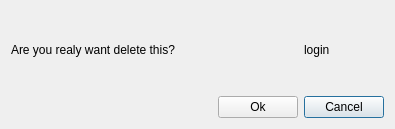
<?xml version="1.0" encoding="UTF-8"?>
<ui version="4.0">
 <class>AccountDeleteWindow</class>
 <widget class="QDialog" name="AccountDeleteWindow">
  <property name="geometry">
   <rect>
    <x>0</x>
    <y>0</y>
    <width>395</width>
    <height>129</height>
   </rect>
  </property>
  <property name="windowTitle">
   <string>Dialog</string>
  </property>
  <layout class="QGridLayout" name="gridLayout">
   <item row="2" column="2">
    <spacer name="verticalSpacer">
     <property name="orientation">
      <enum>Qt::Vertical</enum>
     </property>
     <property name="sizeHint" stdset="0">
      <size>
       <width>20</width>
       <height>40</height>
      </size>
     </property>
    </spacer>
   </item>
   <item row="1" column="2">
    <widget class="QLabel" name="l_login">
     <property name="text">
      <string>login</string>
     </property>
    </widget>
   </item>
   <item row="3" column="2">
    <widget class="QPushButton" name="btn_cancel">
     <property name="text">
      <string>Cancel</string>
     </property>
    </widget>
   </item>
   <item row="0" column="2">
    <spacer name="verticalSpacer_2">
     <property name="orientation">
      <enum>Qt::Vertical</enum>
     </property>
     <property name="sizeHint" stdset="0">
      <size>
       <width>20</width>
       <height>40</height>
      </size>
     </property>
    </spacer>
   </item>
   <item row="3" column="1">
    <widget class="QPushButton" name="btn_ok">
     <property name="text">
      <string>Ok</string>
     </property>
    </widget>
   </item>
   <item row="3" column="0">
    <spacer name="horizontalSpacer">
     <property name="orientation">
      <enum>Qt::Horizontal</enum>
     </property>
     <property name="sizeHint" stdset="0">
      <size>
       <width>40</width>
       <height>20</height>
      </size>
     </property>
    </spacer>
   </item>
   <item row="1" column="0" colspan="2">
    <widget class="QLabel" name="l_text">
     <property name="text">
      <string>Are you realy want delete this?</string>
     </property>
    </widget>
   </item>
  </layout>
 </widget>
 <resources/>
 <connections/>
</ui>
